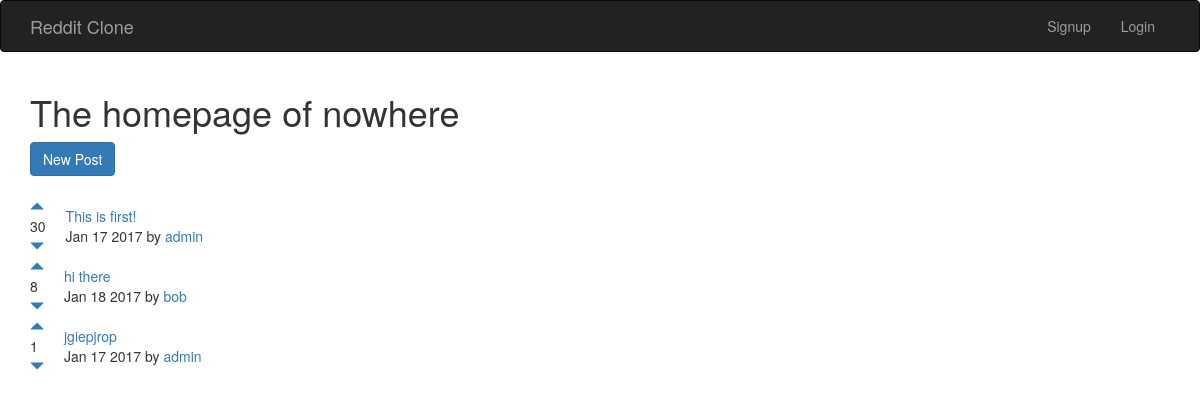
The page / on the database its author committed.
### posts/models.py (models this page shows)
class Post(models.Model):
    title = models.CharField(max_length=200)
    url = models.TextField()
    pub_date = models.DateTimeField()
    author = models.ForeignKey(User)
    votes_total = models.IntegerField(default=1)
    def pub_date_pretty(self):
        return self.pub_date.strftime('%b %e %Y')

### posts/views.py (the view)
# urls.py: 2. Add a URL to urlpatterns:  url(r'^$', views.home, name='home')
def home(request):
    posts = Post.objects.order_by('-votes_total')
    return render(request, 'posts/home.html', {'posts':posts})

### posts/templates/posts/home.html (shortened to what this page needs)
{% extends 'base.html' %}
{% block content %}
<h1>The homepage of nowhere</h1>
<a class="btn btn-primary" href="{% url 'posts:create' %}">New Post</a>
<br/>
<br/>
{% for post in posts.all %}
<table>
  <tr>
    <td style="padding-right: 20px;"><a href="#" onClick="document.getElementById('upvote{{ post.id }}').submit()"><span class="glyphicon glyphicon-triangle-top" aria-hidden="true"></span></a><br/>{{ post.votes_total }}<br/><a href="#" onClick="document.getElementById('downvote{{ post.id }}').submit()"><span class="glyphicon glyphicon-triangle-bottom" aria-hidden="true"></span></a></td>
    <td><a href="{{ post.url }}">{{ post.title }}</a><br/>{{ post.pub_date_pretty }} by <a href="{% url 'posts:userposts' post.author.id %}">{{ post.author.username }}</a></td>
  </tr>
</table>
{% endfor %}
{% endblock %}

### templates/base.html (shortened to what this page needs)
<!DOCTYPE html>
<html lang="en">
  <head>
    <link rel="stylesheet" href="https://maxcdn.bootstrapcdn.com/bootstrap/3.3.7/css/bootstrap.min.css">
  </head>
  <body>
    <nav class="navbar navbar-inverse">
      <div class="container">
        <div class="navbar-header">
          <a class="navbar-brand" href="{% url 'home' %}">Reddit Clone</a>
        </div>
        <div class="collapse navbar-collapse" id="mynav">
          <ul class="nav navbar-nav navbar-right">
            {% if user.is_authenticated %}
            <li><a href="#" onClick="document.getElementById('logout').submit()">Logout</a></li>
            <form id="logout" method="POST" action="{% url 'accounts:logout' %}">
              {% csrf_token %}
              <input type="hidden">
            </form>
            {% else %}
            <li><a href="{% url 'accounts:signup' %}">Signup</a></li>
            <li><a href="{% url 'accounts:login' %}">Login</a></li>
            {% endif %}
          </ul>
        </div>
      </div>
    </nav>
    <div class="container">
      {% block content %}
      {% endblock %}
    </div>
  </body>
</html>

### rows shown on the page
Post: votes_total "30", title "This is first!", pub_date_pretty "Jan 17 2017", author.username "admin"
Post: votes_total "8", title "hi there", pub_date_pretty "Jan 18 2017", author.username "bob"
Post: votes_total "1", title "jgiepjrop", pub_date_pretty "Jan 17 2017", author.username "admin"
